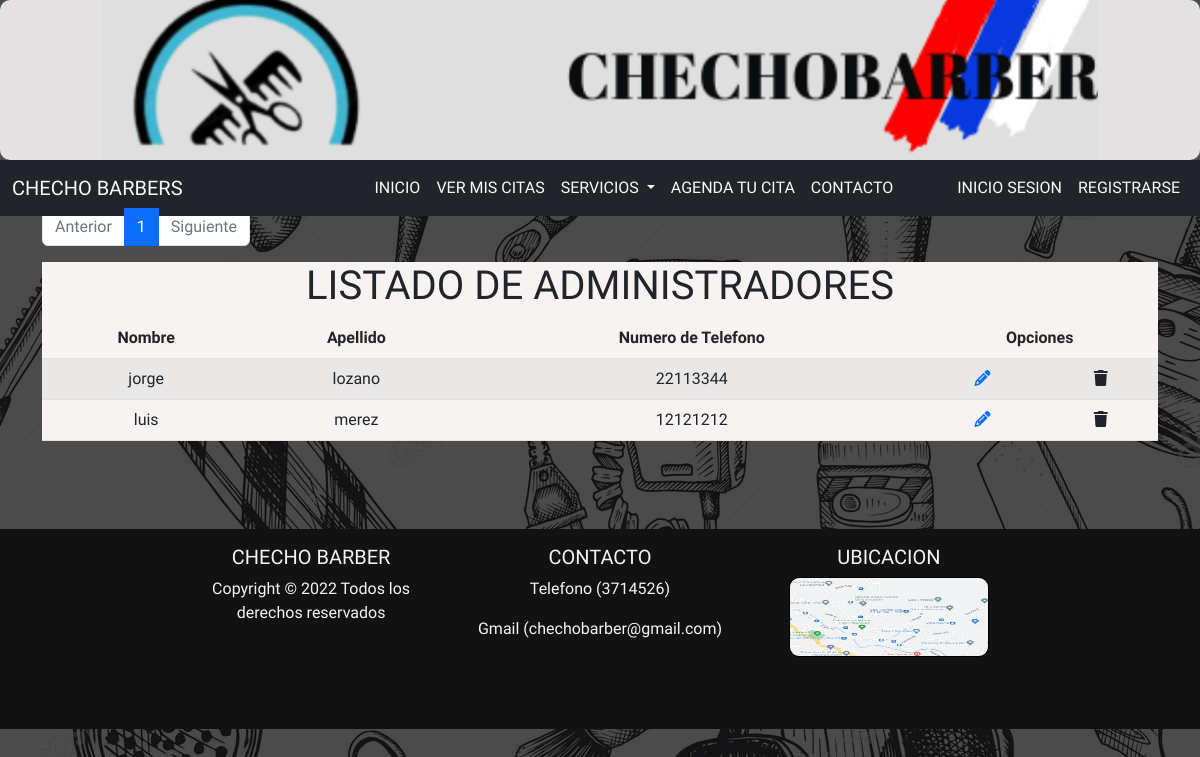
/listarAdmin/, run on the app's committed database.
### checho/models.py (models this page shows, shortened)
class Administradores(models.Model):
    nombre=models.CharField(max_length=100)
    apellido=models.CharField(max_length=100)
    numeroTelefono=models.PositiveIntegerField()
    usuario=models.CharField(max_length=100)
    contraseña=models.CharField(max_length=100)
    rol=models.CharField(max_length=100,default="administrador")

### checho/views.py (the view)
# urls.py: path('listarAdmin/', views.listarAdmin,name='listarAdmin'),
def listarAdmin(request):
    q=Administradores.objects.all()
    pag = Paginator(q, 4)   #cinco registros por página
    page_number = request.GET.get('page')
    q = pag.get_page(page_number)
    contexto = {'page_obj': q}
    return render(request, 'admin/listarAdmin.html', contexto)

### checho/templates/admin/listarAdmin.html (shortened to what this page needs)
{% extends 'bases/base.html' %}
{%block content %}
{% if page_obj %}
<div style="text-align: center;  padding-top: 10em; ">
    <section class="container ">
        <div class=" py-5">
            <nav aria-label="...">
                <ul class="pagination">
                    <li class="page-item {% if not page_obj.has_previous %}disabled{% endif %}">
                        <a class="page-link" {% if page_obj.has_previous %} href="?page={{ page_obj.previous_page_number }}" {% endif %}>Anterior</a>
                    </li>
                    {% for i in "x"|rjust:page_obj.paginator.num_pages|make_list %}
                        <li class="page-item {% if forloop.counter == page_obj.number %}active{% endif %}" aria-current="page">
                            <a class="page-link" href="?page={{ forloop.counter }}">{{ forloop.counter }}</a>
                        </li>
                    {% endfor %}
                    <li class="page-item {% if not page_obj.has_next %}disabled{% endif %}">
                        <a class="page-link" {% if page_obj.has_next %}href="?page={{ page_obj.next_page_number }}"{% endif %}>Siguiente</a>
                    </li>
                </ul>
            </nav>
            <div id="listarServicios">
                <h1>LISTADO DE ADMINISTRADORES </h1>
                <table class="table table-striped">
                    <thead>
                        <tr>
                            <th>Nombre</th>
                            <th>Apellido</th>
                            <th>Numero de Telefono</th>
                            <th colspan="2">Opciones</th>
                        </tr>
                    </thead>
                    <tbody>
                        {% for i in page_obj %}
                        <tr>
                            <td>{{i.nombre}}</td>
                            <td>{{i.apellido}}</td>
                            <td>{{i.numeroTelefono}}</td>
                            <td><a href="{% url 'checho:editarAdmin' i.id %}"><i class="fa-solid fa-pencil"></i></a>
                            </td>
                            <td><a onclick="validar('{% url 'checho:eliminarAdmin' i.id %}')"><i
                                        class="fa-solid fa-trash"> </i></a></td>
                        </tr>
                        {% endfor %}
                    </tbody>
                </table>
            </div>
        </div>
    </section><br>
</div>
{% else %}
<h1>No hay datos</h1>
{% endif %}
{% endblock %}

### checho/static/css/style.css (style rules this page uses)
body { background-image: linear-gradient(0deg, rgba(0, 0, 0, 0.7), rgb(0, 0, 0, 0.7)), url("../img/patron.jpg"); font-family: 'Oswald', sans-serif; }
@media screen and (min-width: 768px) { body { background-color: rgb(249, 242, 242) } }
#listarServicios { background-color: #f7f3f3; }

### data on the page
Administradores: nombre "jorge", apellido "lozano", numeroTelefono "22113344"
Administradores: nombre "luis", apellido "merez", numeroTelefono "12121212"
